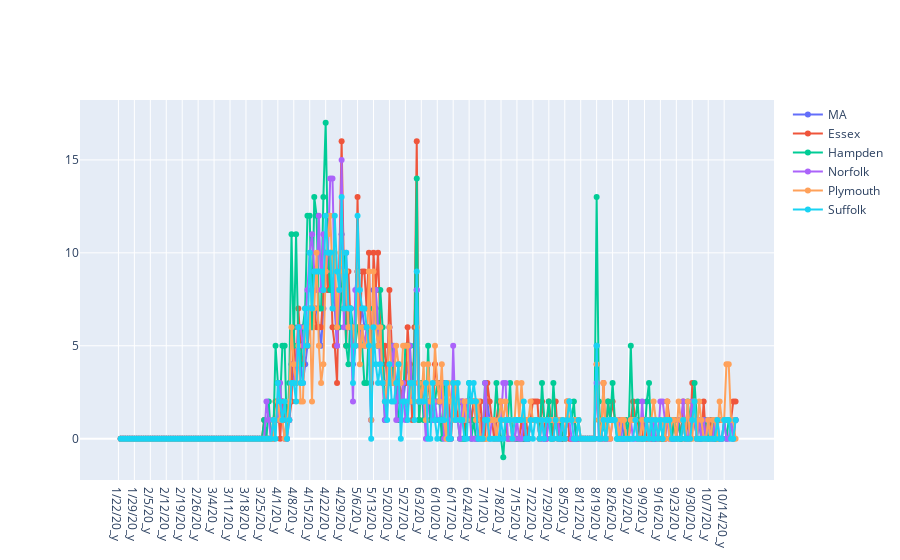

The notebook cell saved with this chart:
### Markdown cell above
#### Plot Daily Trends (New Deaths)

### Code cell
#Plotting Daily trends 

trace0 = go.Scatter(x=dailyTrendsDeaths.index, y=dailyTrendsDeaths["MA Deaths(Norm)"], 
                    name="MA", 
                    mode="lines+markers") 

trace1 = go.Scatter(x=dailyTrendsDeaths.index, y=dailyTrendsDeaths["Essex Cases(Norm)"], 
                    name="Essex", 
                    mode="lines+markers")  

trace2 = go.Scatter(x=dailyTrendsDeaths.index, y=dailyTrendsDeaths["Hampden Cases(Norm)"], 
                    name="Hampden", 
                    mode="lines+markers") 

trace3 = go.Scatter(x=dailyTrendsDeaths.index, y=dailyTrendsDeaths["Norfolk Cases(Norm)"], 
                    name="Norfolk", 
                    mode="lines+markers") 

trace4 = go.Scatter(x=dailyTrendsDeaths.index, y=dailyTrendsDeaths["Plymouth Cases(Norm)"], 
                    name="Plymouth", 
                    mode="lines+markers") 

trace5 = go.Scatter(x=dailyTrendsDeaths.index, y=dailyTrendsDeaths["Suffolk Cases(Norm)"], 
                    name="Suffolk", 
                    mode="lines+markers") 


mydata = go.Data([trace0, trace1,trace2, trace3,trace4,trace5])

mylayout = go.Layout(
    title=""
)

fig = go.Figure(data=mydata, layout=mylayout)

plotly.offline.iplot(fig, filename = '')

### Figure 1 — Plotly figure (JSON) as saved in the notebook; plotly's stock layout.template omitted (floating-point values rounded to 4 significant figures; data arrays with more than 128 entries replaced by an {"elided": "..."} marker saying what was removed)
{"data": [{"mode": "lines+markers", "name": "MA", "type": "scatter", "x": {"elided": "272 str values"}, "y": {"elided": "272 int values"}}, {"mode": "lines+markers", "name": "Essex", "type": "scatter", "x": {"elided": "272 str values"}, "y": {"elided": "272 int values"}}, {"mode": "lines+markers", "name": "Hampden", "type": "scatter", "x": {"elided": "272 str values"}, "y": {"elided": "272 int values"}}, {"mode": "lines+markers", "name": "Norfolk", "type": "scatter", "x": {"elided": "272 str values"}, "y": {"elided": "272 int values"}}, {"mode": "lines+markers", "name": "Plymouth", "type": "scatter", "x": {"elided": "272 str values"}, "y": {"elided": "272 int values"}}, {"mode": "lines+markers", "name": "Suffolk", "type": "scatter", "x": {"elided": "272 str values"}, "y": {"elided": "272 int values"}}], "layout": {"title": {"text": ""}}}
